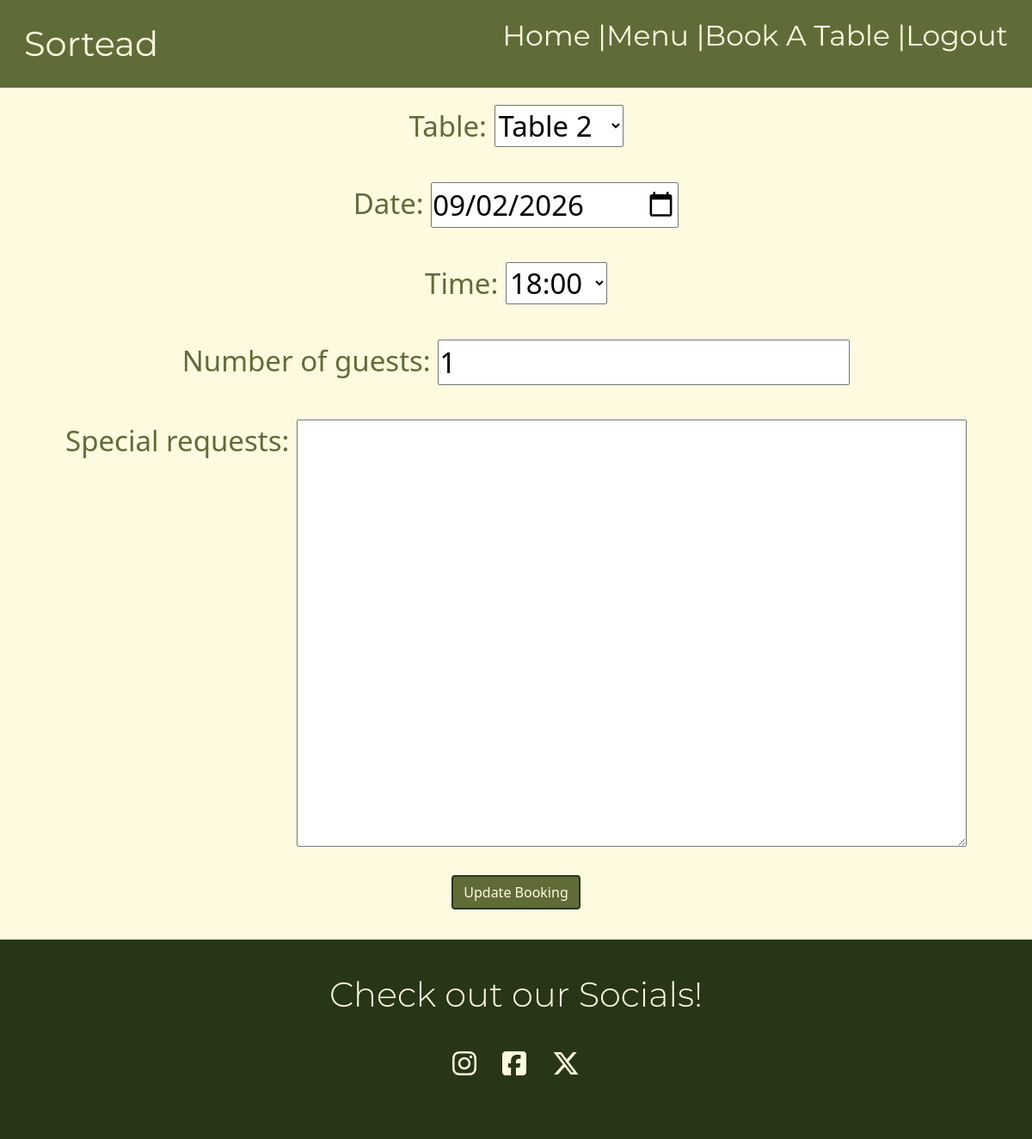
Page /booking/update_booking/19 (signed in) on the committed database.
### booking/models.py (models this page shows, shortened)
class Booking(models.Model):
    STATUS_CHOICES = [
        ('pending', 'Pending'),
        ('confirmed', 'Confirmed'),
        ('rejected', 'Rejected'),
        ('cancelled', 'Cancelled'),
    ]
    TIME_CHOICES = [
        (1, '07:00'),
        (2, '08:00'),
        (3, '09:00'),
        (4, '10:00'),
        (5, '11:00'),
        (6, '12:00'),
        (7, '13:00'),
        (8, '14:00'),
        (9, '15:00'),
        (10, '16:00'),
        (11, '17:00'),
        (12, '18:00'),
        (13, '19:00'),
        (14, '20:00'),
        (15, '21:00'),
        (16, '22:00'),
    ]
    user = models.ForeignKey(
        User, on_delete=models.CASCADE, related_name='bookings')
    table = models.OneToOneField(
        'Table', on_delete=models.CASCADE, null=True, blank=True)
    date = models.DateField(null=True)
    time = models.IntegerField(null=True, choices=TIME_CHOICES)
    number_of_guests = models.PositiveIntegerField(default=1,
                                                   validators=[
                                                       MinValueValidator(1),
                                                       MaxValueValidator(24)])
    status = models.CharField(
        max_length=10, choices=STATUS_CHOICES, default='pending')
    special_requests = models.TextField(blank=True)

### booking/views.py (the view)
# urls.py: path('update_booking/<int:booking_id>', views.update_booking, name="update_booking"),
@login_required(login_url="/users/login/")
def update_booking(request, booking_id):
    booking = Booking.objects.get(id=booking_id)
    if request.method == 'POST':
        form = CreateBooking(request.POST, request.FILES, instance=booking)
        if form.is_valid():
            booking.save()
            messages.success(request, "Booking successfully updated")
            return redirect(reverse('view_bookings'))
    else:
        form = CreateBooking(instance=booking)
    return render(request, 'bookings/update_booking.html',
                  {'form': form, 'booking': booking})

### booking/forms.py
class CreateBooking (forms.ModelForm):
    class Meta:
        model = models.Booking
        fields = ['table','date','time','number_of_guests','special_requests']
        widgets = {
            'date': DateInput(),
        }

### booking/models.py (called while the page is built)
    def __str__(self):
        return f"Table {self.table_number}"

### booking/templates/bookings/update_booking.html (shortened to what this page needs)
{% extends 'layout.html'%}
{% load static %}
{% block content %}
<form class="reserve-forms" method="POST" action="{% url 'update_booking' booking.id %}">
    {{ form.as_div }}
    <button  type="submit" class="btn custom-button-outline d-block mx-auto Reserve-buttons">Update Booking</button>
</form>
{% endblock %}

### sorteadproject/static/css/style.css (style rules this page uses)
:root { --primary-font: "Inter", sans-serif; --secondary-font: "Montserrat", cursive; --Olive: #606c38; --Forest: #283618; --cornsilk: #fefae0; --Clay: #DDA15E; --Copper: #BC6C25; }
* { margin: 0; padding: 0; box-sizing: border-box; }
body { min-height: 100vh; display: flex; font-size: 2rem; background-color: var(--cornsilk); color: var(--Olive); flex-flow: column; }
.custom-button-outline { border: 2px solid var(--Forest); background-color: var(--Olive); color: var(--cornsilk); }
.Reserve-buttons { margin-bottom: 15px; }
form { flex-direction: column; align-items: center; justify-content: flex-end; font-size: 2.2vw; }
.reserve-forms { display: flex; }
form > div { margin-top: 20px; margin-bottom: 20px; }
label { vertical-align: top; }
@media only screen and (min-width: 768px) { form, table { margin-bottom: 20px; } }
@media screen and (min-width: 1200px) { form, table { font-size: 33px; } }

### rows in the picture
Booking: table "Table 2", date "09/02/2026", time "18:00", number_of_guests "1"
